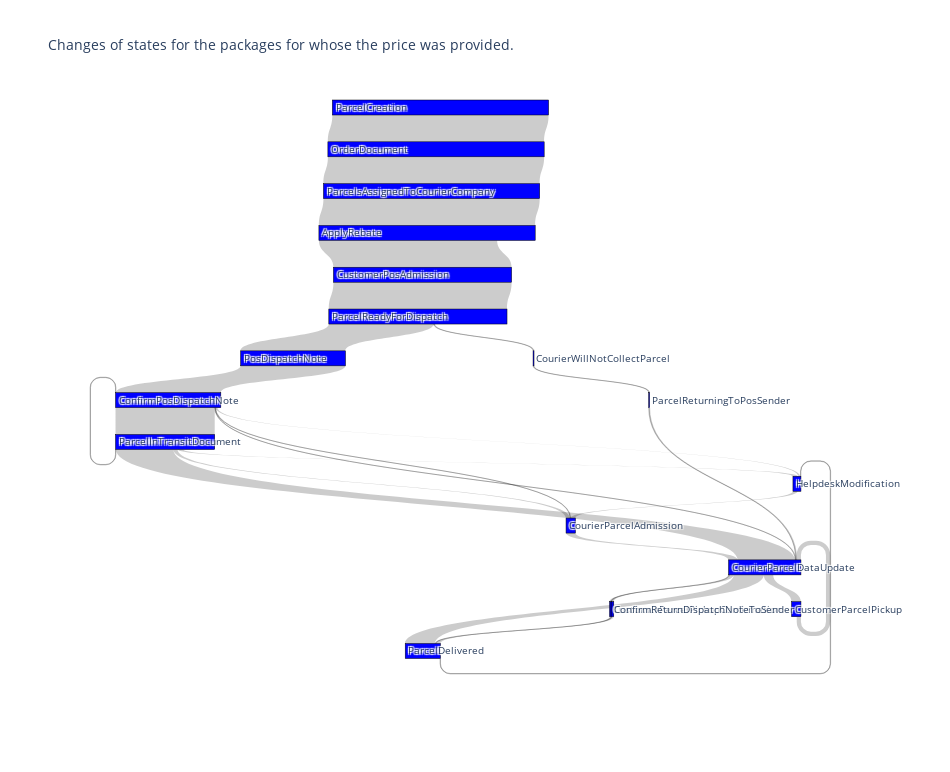

Notebook cell for this chart:
### Markdown cell above
In order to run the diagram below, it may be necessary to activate jupyter extensions for jupyter lab:

jupyter labextension install jupyterlab-plotly

jupyter lab build

### Code cell
fig = go.Figure(data=[go.Sankey(
    # Define nodes
    orientation = "v",
    valueformat = ".0f",
    node = dict(
      pad = 15,
      thickness = 15,
      line = dict(color = "black", width = 0.5),
      label = [k for k, v in sorted(all_states.items(), key=lambda item: item[1])],
      color = "blue"
    ),
    # Add links
    link = dict(
      source = [all_states[item[0]] for item in flows.keys()],
      target = [all_states[item[1]] for item in flows.keys()],
      value = list(flows.values()),
    )
)])

layout =  dict(
    title = "Changes of states for the packages for whose the price was provided.",
    height = 772,
    width = 950,
    font = dict(
      size = 10
    ),    
)
fig.layout = layout
fig.show()

### Figure 1 — Plotly figure (JSON) as saved in the notebook; plotly's stock layout.template omitted (floating-point values rounded to 4 significant figures)
{"data": [{"link": {"source": [0, 1, 2, 3, 4, 5, 6, 7, 8, 9, 10, 11, 12, 11, 13, 8, 11, 8, 7, 8, 7, 5, 15, 16, 11, 17, 7, 14], "target": [1, 2, 3, 4, 5, 6, 7, 8, 9, 10, 11, 12, 11, 13, 14, 11, 14, 10, 9, 7, 11, 15, 16, 11, 17, 14, 10, 9], "value": [460, 460, 460, 379, 379, 223, 223, 211, 12, 10, 20, 20, 9, 9, 9, 122, 64, 9, 4, 1, 1, 2, 2, 2, 2, 2, 1, 1]}, "node": {"color": "blue", "label": ["ParcelCreation", "OrderDocument", "ParcelsAssignedToCourierCompany", "ApplyRebate", "CustomerPosAdmission", "ParcelReadyForDispatch", "PosDispatchNote", "ConfirmPosDispatchNote", "ParcelInTransitDocument", "HelpdeskModification", "CourierParcelAdmission", "CourierParcelDataUpdate", "CustomerParcelPickup", "CustomerParcelPickupConfirmation", "ParcelDelivered", "CourierWillNotCollectParcel", "ParcelReturningToPosSender", "ConfirmReturnDispatchNoteToSender"], "line": {"color": "black", "width": 0.5}, "pad": 15, "thickness": 15}, "orientation": "v", "type": "sankey", "valueformat": ".0f"}], "layout": {"font": {"size": 10}, "height": 772, "title": {"text": "Changes of states for the packages for whose the price was provided."}, "width": 950}}
